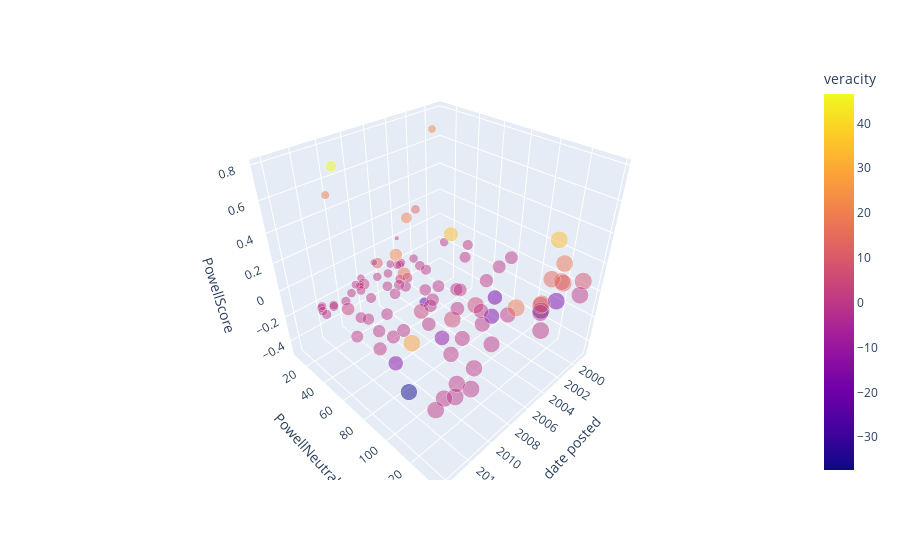

This figure's notebook cell:
### Markdown cell above
### Ovals seen between Imperial Beach & Blythe, California - Date Posted vs PowellNeutral vs PowellScore

### Code cell
import plotly.express as px
from plotly.offline import init_notebook_mode, iplot
init_notebook_mode(connected=True)

# graph
fig = px.scatter_3d(robert_ca_oval_162, x='date posted', y='PowellNeutral', z='PowellScore',
              color='veracity',
              size = 'comment_length',
              hover_name = 'city',
              hover_data=['city','state','comments','shape'],              
              opacity=0.5,
              size_max=17
                   )
fig.show()

### Figure 1 — Plotly figure (JSON) as saved in the notebook; plotly's stock layout.template omitted (floating-point values rounded to 4 significant figures; data arrays with more than 128 entries replaced by an {"elided": "..."} marker saying what was removed)
{"data": [{"customdata": {"elided": "100x4 str values"}, "hovertemplate": "<b>%{hovertext}</b><br><br>date posted=%{x}<br>PowellNeutral=%{y}<br>PowellScore=%{z}<br>comment_length=%{marker.size}<br>city=%{customdata[0]}<br>state=%{customdata[1]}<br>comments=%{customdata[2]}<br>shape=%{customdata[3]}<br>veracity=%{marker.color}<extra></extra>", "hovertext": ["imperial beach", "chula vista", "chula vista", "san diego", "san diego", "san diego", "san diego", "san diego", "san diego", "san diego  (u. s. naval base)", "san diego", "san diego", "san diego", "san diego (cleveland national forest)", "san diego", "san diego", "san diego", "lemon grove", "la mesa", "el cajon", "el cajon", "el cajon", "pacific beach", "santee", "escondido", "escondido", "san marcos", "san marcos", "carlsbad", "oceanside", "oceanside", "vista", "vista", "vista", "vista", "valley center", "borrego springs", "avalon", "temecula", "temecula", "laguna beach", "sage", "corona del mar", "mission viejo", "blythe", "costa mesa", "lake forest", "lake forest", "huntington beach", "huntington beach", "huntington beach", "trabuco canyon", "la quinta", "lake elsinore", "lake elsinore", "lake elsinore", "lake elsinore", "irvine", "irvine (entering city from the south)", "irvine", "foothill ranch", "fountain valley", "desert center", "indio", "san pedro", "san pedro", "san pedro", "bermuda dunes", "homeland", "santa ana", "santa ana", "santa ana", "santa ana", "hemet", "hemet", "long beach", "long beach", "long beach", "garden grove", "cathedral city", "wilmington", "orange county", "orange", "cypress", "palm springs", "palm springs", "palm springs", "palm springs", "anaheim", "torrance", "anaheim hills", "redondo beach", "redondo beach", "hermosa beach", "buena park", "fullerton", "fullerton", "fullerton", "placentia", "placentia"], "legendgroup": "", "marker": {"color": [0, 0, 6.182, 0, -31.53, 0, 0, 11.41, 28.24, 0, 0, 14.07, 0, 9.91, 14.7, 12, 12.43, 0, 0, 0, 0, 0, -21.09, 19.13, 0, 17.71, 0, 33.64, 0, 0, 46.55, 0, -18.71, 0, 0, 11.43, 0, -15.99, 0, 0, 0, 34.43, 0, 0, 0, 0, 0, 0, 0, 0, 0, -12.19, 5.134, 0, 0, 0, 0, 0, 7.992, 0, 0, 2.869, 0, 4.376, 0, 0, 0, -37.29, 0, 0, 0, 0, 0, 0, 0, 0, 0, 0, 20.66, 0, 3.124, 0, 0, 0, -15.67, 0, -14.83, 21.72, 0, 0, 16.83, 0, 0, 21.94, 18.5, 0, 0, 0, 0, 0], "coloraxis": "coloraxis", "opacity": 0.5, "size": [84, 34, 133, 36, 138, 67, 49, 38, 135, 135, 39, 134, 30, 138, 140, 138, 141, 39, 131, 56, 135, 79, 44, 33, 47, 135, 35, 138, 35, 69, 59, 43, 102, 37, 34, 57, 76, 114, 116, 133, 81, 98, 55, 111, 138, 70, 47, 92, 136, 40, 63, 105, 129, 51, 34, 32, 130, 37, 140, 86, 128, 77, 115, 108, 66, 45, 50, 127, 41, 29, 137, 103, 75, 49, 35, 35, 79, 84, 57, 90, 64, 82, 51, 21, 135, 59, 101, 30, 81, 111, 81, 39, 36, 76, 141, 9, 36, 86, 59, 125], "sizemode": "area", "sizeref": 0.4879, "symbol": "circle"}, "mode": "markers", "name": "", "scene": "scene", "showlegend": false, "x": ["2011-03-10T00:00:00", "2010-02-14T00:00:00", "2008-08-12T00:00:00", "2001-08-05T00:00:00", "2000-03-16T00:00:00", "2010-11-21T00:00:00", "2007-02-01T00:00:00", "2003-12-09T00:00:00", "2013-05-15T00:00:00", "1999-10-19T00:00:00", "2010-07-06T00:00:00", "2001-03-06T00:00:00", "2006-10-30T00:00:00", "2003-08-28T00:00:00", "2000-12-02T00:00:00", "2000-09-21T00:00:00", "2003-09-24T00:00:00", "2012-11-19T00:00:00", "2012-01-24T00:00:00", "2009-01-10T00:00:00", "2014-04-04T00:00:00", "2005-07-13T00:00:00", "2003-04-22T00:00:00", "2011-01-05T00:00:00", "2008-10-31T00:00:00", "1999-04-26T00:00:00", "2010-04-13T00:00:00", "1998-11-01T00:00:00", "2013-07-14T00:00:00", "2006-03-11T00:00:00", "2011-03-10T00:00:00", "2013-10-23T00:00:00", "2002-01-11T00:00:00", "2011-03-10T00:00:00", "2006-07-16T00:00:00", "2009-08-05T00:00:00", "2007-08-07T00:00:00", "2004-06-04T00:00:00", "2005-02-22T00:00:00", "2013-05-15T00:00:00", "2005-05-24T00:00:00", "2005-05-24T00:00:00", "2007-11-28T00:00:00", "2009-01-10T00:00:00", "2011-10-10T00:00:00", "2013-09-09T00:00:00", "2007-08-07T00:00:00", "2007-02-01T00:00:00", "2012-10-30T00:00:00", "2012-12-20T00:00:00", "2012-02-10T00:00:00", "2008-10-31T00:00:00", "2006-05-15T00:00:00", "2008-02-14T00:00:00", "2006-02-14T00:00:00", "2010-05-12T00:00:00", "2010-06-10T00:00:00", "2007-10-08T00:00:00", "1999-01-28T00:00:00", "2013-05-15T00:00:00", "2003-05-27T00:00:00", "2012-09-24T00:00:00", "2010-07-28T00:00:00", "2009-06-09T00:00:00", "2007-03-08T00:00:00", "2005-05-11T00:00:00", "2000-07-11T00:00:00", "2012-06-05T00:00:00", "2012-01-12T00:00:00", "2009-08-05T00:00:00", "2004-11-09T00:00:00", "2006-02-14T00:00:00", "2012-05-13T00:00:00", "2010-07-19T00:00:00", "2008-08-12T00:00:00", "2006-05-15T00:00:00", "2008-03-04T00:00:00", "2012-01-24T00:00:00", "2006-03-11T00:00:00", "2009-08-05T00:00:00", "2010-05-12T00:00:00", "2001-02-18T00:00:00", "2005-05-24T00:00:00", "2007-08-07T00:00:00", "1999-12-16T00:00:00", "2012-05-13T00:00:00", "2012-05-29T00:00:00", "2000-09-17T00:00:00", "1999-06-23T00:00:00", "2007-02-01T00:00:00", "2009-03-19T00:00:00", "2013-10-14T00:00:00", "2013-08-30T00:00:00", "2009-01-10T00:00:00", "2005-10-11T00:00:00", "2003-12-19T00:00:00", "2005-01-11T00:00:00", "2003-03-11T00:00:00", "2002-01-11T00:00:00", "2008-02-14T00:00:00"], "y": [84, 34, 100.1, 36, 112.3, 67, 49, 29.22, 111.6, 135, 39, 121.3, 30, 128.8, 126.7, 127.0, 129.6, 39, 131, 56, 135, 79, 29.74, 20.89, 47, 119.3, 35, 111.0, 35, 69, 32.98, 43, 86.19, 37, 34, 47.48, 76, 99.98, 116, 133, 81, 72.52, 55, 111, 138, 70, 47, 92, 136, 40, 63, 94.08, 100.5, 51, 34, 32, 130, 37, 132.4, 86, 128, 51.67, 115, 82.62, 66, 45, 50, 98.17, 41, 29, 137, 103, 75, 49, 35, 35, 79, 84, 41.84, 90, 40.64, 82, 51, 21, 121.0, 59, 88.07, 17.4, 81, 111, 67.07, 39, 36, 58.98, 124.6, 9, 36, 86, 59, 125], "z": [0, 0, 0.04648, 0, -0.2285, 0, 0, 0.3004, 0.2092, 0, 0, 0.105, 0, 0.07181, 0.105, 0.08696, 0.08814, 0, 0, 0, 0, 0, -0.4793, 0.5798, 0, 0.1312, 0, 0.2438, 0, 0, 0.7889, 0, -0.1834, 0, 0, 0.2005, 0, -0.1403, 0, 0, 0, 0.3514, 0, 0, 0, 0, 0, 0, 0, 0, 0, -0.1161, 0.03979, 0, 0, 0, 0, 0, 0.05708, 0, 0, 0.03726, 0, 0.04052, 0, 0, 0, -0.2937, 0, 0, 0, 0, 0, 0, 0, 0, 0, 0, 0.3624, 0, 0.04882, 0, 0, 0, -0.1161, 0, -0.1468, 0.7241, 0, 0, 0.2077, 0, 0, 0.2887, 0.1312, 0, 0, 0, 0, 0], "type": "scatter3d"}], "layout": {"scene": {"domain": {"x": [0, 1], "y": [0, 1]}, "xaxis": {"title": {"text": "date posted"}, "type": "date"}, "yaxis": {"title": {"text": "PowellNeutral"}, "type": "linear"}, "zaxis": {"title": {"text": "PowellScore"}, "type": "linear"}, "aspectratio": {"x": 1, "y": 1, "z": 1}, "aspectmode": "auto"}, "coloraxis": {"colorbar": {"title": {"text": "veracity"}}, "colorscale": [[0, "#0d0887"], [0.1111, "#46039f"], [0.2222, "#7201a8"], [0.3333, "#9c179e"], [0.4444, "#bd3786"], [0.5556, "#d8576b"], [0.6667, "#ed7953"], [0.7778, "#fb9f3a"], [0.8889, "#fdca26"], [1, "#f0f921"]]}, "legend": {"tracegroupgap": 0, "itemsizing": "constant"}, "margin": {"t": 60}, "autosize": true}}
